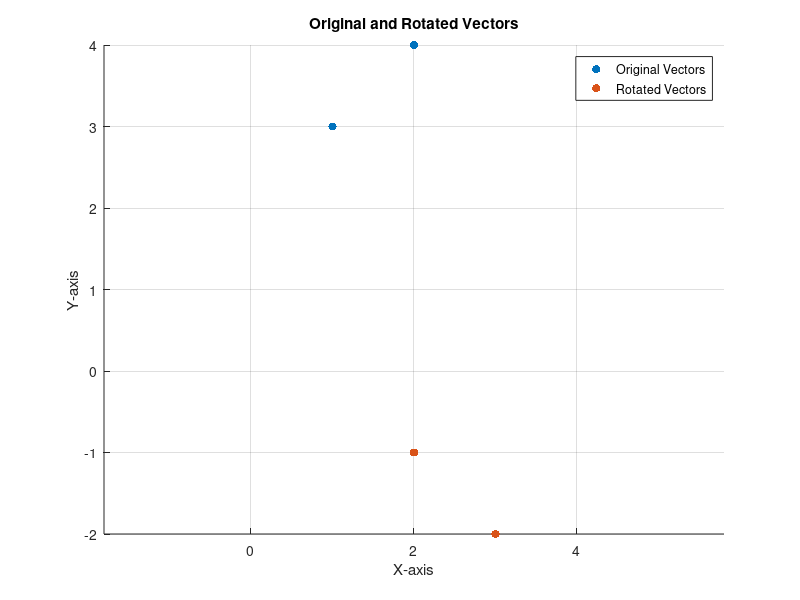

This figure's MATLAB source:
% Original vectors (columns represent different vectors)
A = [1, 2; 3, 4];

% Simulating rotated vectors for demonstration
% In practice, you would calculate these based on the rotation matrix
B = [2, 3; -1, -2];

% Extracting x and y coordinates for original vectors
x_original = A(1, :);
y_original = A(2, :);

% Extracting x and y coordinates for rotated vectors
x_rotated = B(1, :);
y_rotated = B(2, :);

% Create scatter plot for original vectors
scatter(x_original, y_original, 'filled', 'DisplayName', 'Original Vectors');
hold on; % Hold on to plot rotated vectors on the same graph

% Create scatter plot for rotated vectors
scatter(x_rotated, y_rotated, 'filled', 'DisplayName', 'Rotated Vectors');

% Customizing the plot
xlabel('X-axis'); % Label for the x-axis
ylabel('Y-axis'); % Label for the y-axis
title('Original and Rotated Vectors'); % Title of the plot
legend show; % Show legend to distinguish between original and rotated vectors
axis equal; % Equal aspect ratio for x and y axis
grid on; % Turn on the grid for better visualization

% Releasing the hold
hold off;
